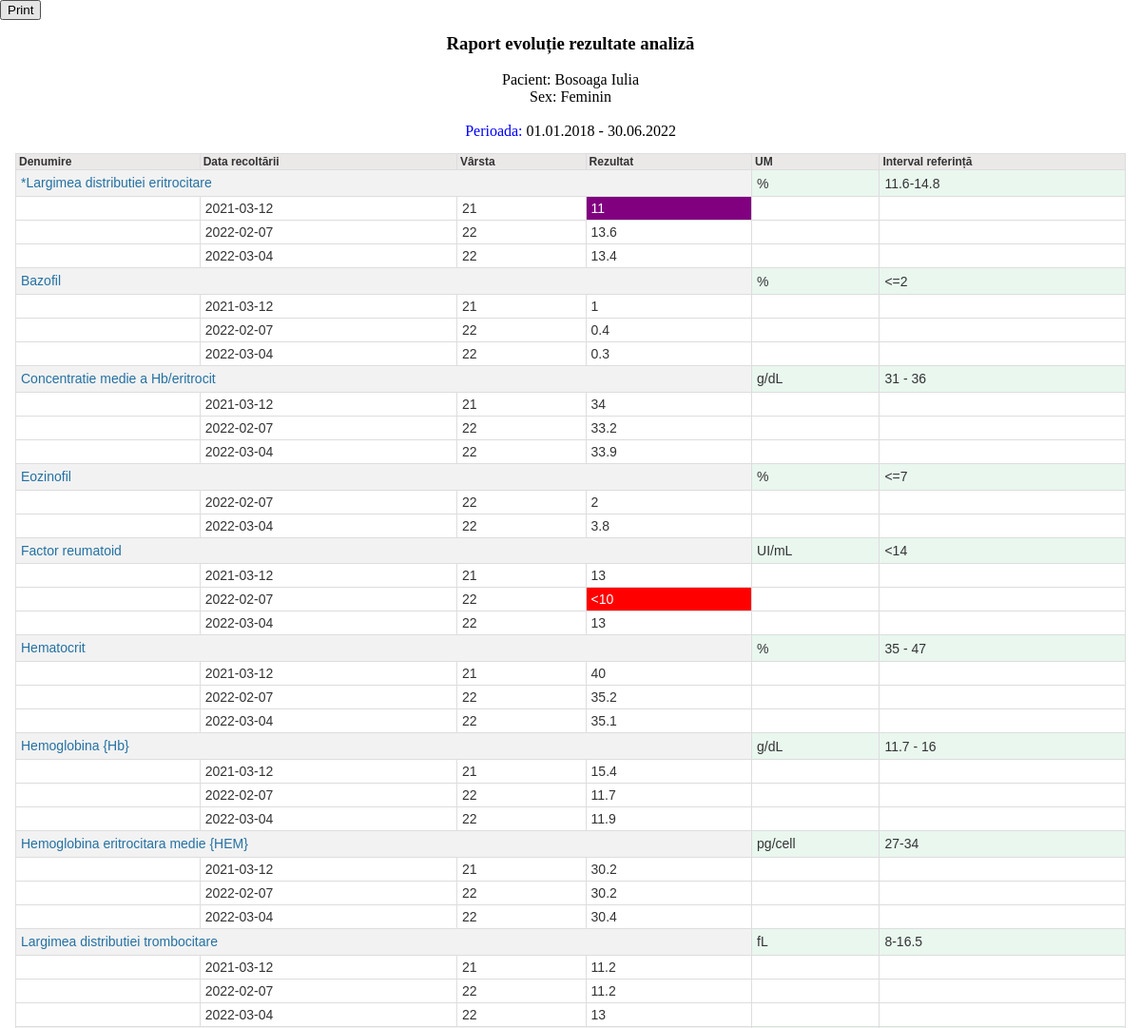
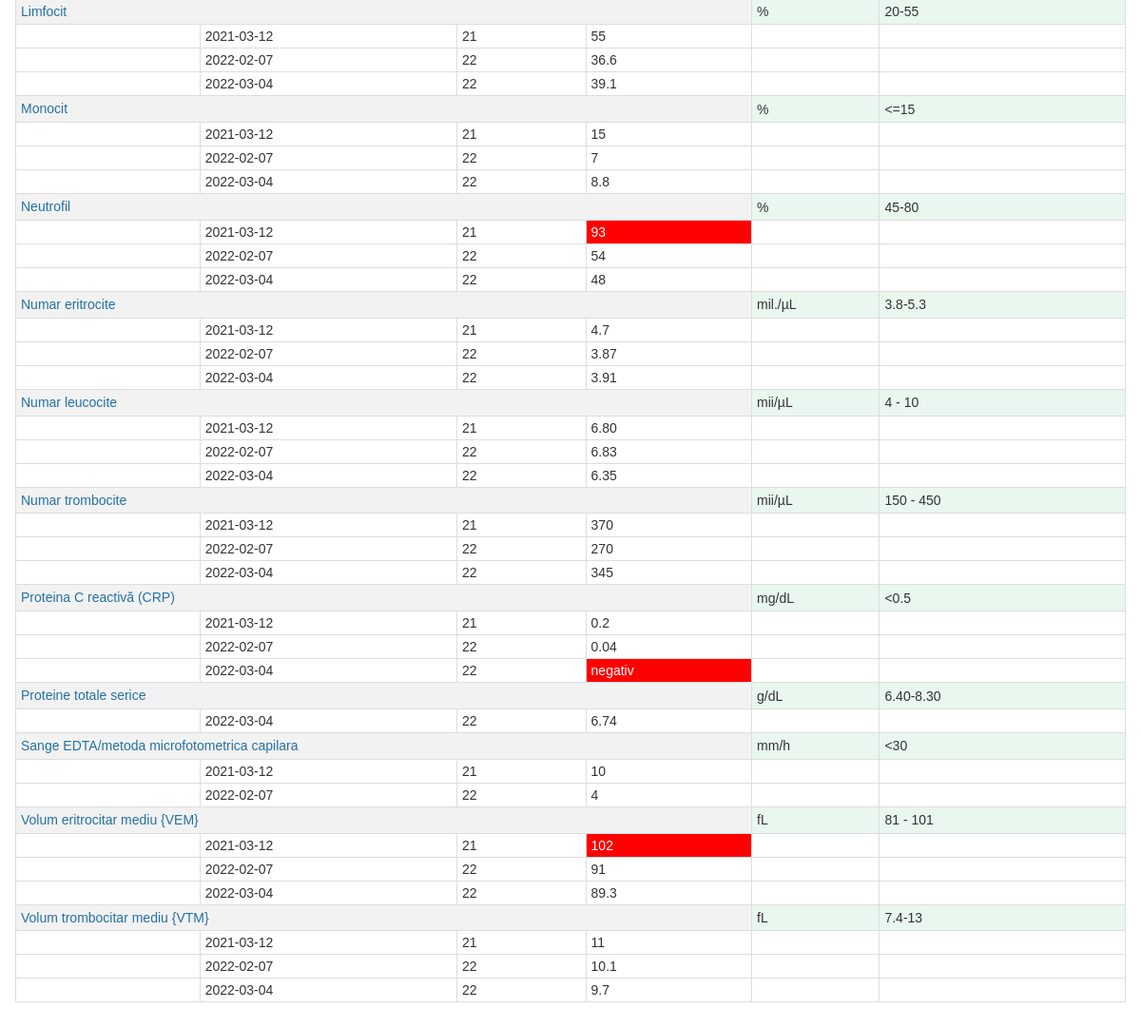
The page /buletine/rptAnalizeEvolutieTimp.php (signed in) on the database its author committed (2 pictures, top to bottom).
### tables this page shows
CREATE TABLE `tblperioada` (
  `DataI` date NOT NULL,
  `DataF` date NOT NULL
);

CREATE TABLE `buletine` (
  `NrBuletin` int(11) NOT NULL,
  `DataRecoltare` date NOT NULL,
  `NrCerere` int(11) NOT NULL,
  `id_user` int(11) DEFAULT NULL
);

CREATE TABLE `nom_analize` (
  `IDA` int(11) NOT NULL,
  `DenumireA` varchar(250) NOT NULL,
  `Um` varchar(50) NOT NULL,
  `IntervalRef` varchar(250) NOT NULL
);

CREATE TABLE `buletine_analize` (
  `NrBuletin` int(11) NOT NULL,
  `IDA` int(11) NOT NULL,
  `Rezultat` varchar(100) NOT NULL
);

### buletine/rptAnalizeEvolutieTimp.php (the view, shortened to what this page needs)
<?php
include('../config.php');
?>
<link rel="stylesheet" href="style.css" type="text/css" media="print"/ >
<input style= "position:fixed;left:0;top:0;" id="printpagebutton" type="button" value="Print" onclick="printpage()"/>
<?php
$sirp="SELECT * from tblperioada ";
$rsp=mysqli_query($link,$sirp) ;
$rowp = mysqli_fetch_assoc($rsp) ;
$DataI =  date('d.m.Y', strtotime(str_replace('/', '-', $rowp['DataI'])));
$DataF =  date('d.m.Y', strtotime(str_replace('/', '-', $rowp['DataF'])));
$tmpsir =" (DataRecoltare >= DataI and DataRecoltare<=DataF) ";
		 if(strtolower($_SESSION['SESS_TIP'])!="administrator")
		 {
			 	$tmpsir .=" and buletine.id_user= " .  $_SESSION['SESS_ID_USER'];
		 }
		$sql="select  buletine.NrBuletin, DataRecoltare, NrCerere, Concat(nume, ' ', prenume) as NumePrenume , cnp, if(left(cnp,1) =1 or left(cnp,1) =5 , 'Masculin', 'Feminin') as Sex , year(DataRecoltare) - if(left(cnp,1) in (1,2) , concat('19', mid(cnp,2,2)), concat('20', mid(cnp,2,2) )) as Varsta , dataI, dataF, nom_analize.IDA, DenumireA,Rezultat, UM, IntervalRef
		from buletine
			inner join cfg_useri on buletine.id_user=cfg_useri.id_user
			inner join buletine_analize on buletine_analize.NrBuletin=buletine.NrBuletin
			inner join nom_analize on buletine_analize.IDA=nom_analize.IDA, tblperioada
		WHERE " .$tmpsir . "
		ORDER BY DenumireA, DataRecoltare  , buletine.NrBuletin desc";
$sqluser="select   Concat(nume, ' ', prenume) as NumePrenume , cnp, if(left(cnp,1) =1 or left(cnp,1) =5 , 'Masculin', 'Feminin') as Sex
		from cfg_useri
		where id_user= " .  $_SESSION['SESS_ID_USER'];
$rsuser=mysqli_query($link,$sqluser) ;
$rowuser = mysqli_fetch_assoc($rsuser) ;
?>
<page size="A4">
<div id="raport_container" style="padding:8px;">
<center>
<h3>Raport evoluție rezultate analiză</h3>
Pacient: <?php echo $rowuser['NumePrenume'];?><br>
Sex: <?php echo $rowuser['Sex'];?> <br><br>
<span style="color:blue">Perioada: </span><?php echo $DataI;?> - <?php echo $DataF;?>
<br>
</center>
<div id="raport" style="font-size:12px;font-family:arial;">
<br>
		<table class="style1 norme" cell-spacing="0" cell-padding="0">
			<thead >
					<tr background="#ebe8e8" >
						<th id="" >Denumire</th>
						<th id="" >Data recoltării</th>
						<th id="" >Vârsta </th>
						<th id="" >Rezultat </th>
						<th id="" >UM</th>
						<th id="" >Interval referință</th>
					</tr>
			</thead>
			<tbody>
			<?php
			$DenumireAPrec="";
				$rs2 = mysqli_query($link,$sql) ;
				while ($item_row = mysqli_fetch_array($rs2))
				{
				if($item_row['DenumireA']!=$DenumireAPrec )
				{ 			?>
						<tr style="background:#f2f2f2">
							<td colspan=4 style="text-align:left;line-height:1.2">
								<span style="color:#2471A3;font-size:14px;"><?php echo $item_row['DenumireA'];?> </span>
							</td>
							<td id="" style="background:#E9F7EF">  <?php echo $item_row['UM'] ?></td>
							<td id="" style="background:#E9F7EF">  <?php echo $item_row['IntervalRef'] ?>
						</tr>
					<?php
				}
					$b1=0;$b2=0;
					$optim=explode("-",$item_row['IntervalRef']);
					$b1=str_replace("<=","", $optim[0]);
					$b1=str_replace("<","", $b1);
					$b1=str_replace("=","", $b1);
					if(count($optim)>1)
					{ 	$b2=$optim[1];}
					else
						{ 	$b2=$b1;}
					$stilrez="background:#fff";
					if($item_row['Rezultat']>0 && $item_row['Rezultat']>$b2) { $stilrez="background:red;color:#fff;";	}
					if($item_row['Rezultat']> 0 && $item_row['Rezultat']<$b1 & $b2!=$b1) { $stilrez="background:purple;color:#fff;";	}
				?>
						<tr >
								<td id="">  <?php  ?> </td>
								<td id="">  <?php echo $item_row['DataRecoltare'] ?></td>
								<td id="">  <?php echo $item_row['Varsta'] ?></td>
								<td id="" style=<?php echo $stilrez;?>>
									<?php
										echo $item_row['Rezultat'] ;
									?>
								</td>
								<td id="" >  <?php  ?></td>
								<td id="" >  <?php  ?></td>
						</tr>
					<?php
					$DenumireAPrec=$item_row['DenumireA'] ;
				}
				?>
			</tbody>
			</table>
</div>
</div>
</page>

### style.css (style rules this page uses)
input { padding:4px 3px; }
table { width: 100%; margin: 0px; margin-bottom: 20px; }
table.style1 { width:100%; }
table.style1 th { border: 1px solid #DDDDDD; font-size:11px;line-height: 11px; padding: 2px 3px 2px 3px; color: #333333; white-space: nowrap; text-align: left; }
table.style1 thead th { background:#ebe8e8;padding-top: 2px;border-bottom:0px; }
table.style1 tbody { height: 60px; overflow-y: auto;overflow-x: hidden; }
table.style1 tbody tr { width:100%;background: #fff; }
table.style1 tbody tr td { border: 1px solid #DDDDDD; font-size:12px;line-height: 12px; padding:5px; color: #333333; }
table.style1 { border-width: 1px; border-style: solid; border-collapse: collapse; }
table.style1 tbody td { border-width: 1px; border-style: solid; }
table.style1 thead th { border-width: 1px; border-style: solid; border-bottom:0px; border-bottom:0px; }
table.style1 tr:nth-child(even) { background: #f1f1f1 }
table.style1 tr:nth-child(odd) { background: #FFF }

### buletine/rptAnalizeEvolutieTimp.php (style rules this page uses)
table { width: 100%; margin: 0px; margin-bottom: 20px; cell-padding:0px;cell-spacing:0px; }
table.style1 { width:100%; }
table.style1 th { border: 1px solid #DDDDDD; font-size:12px;line-height: 12px; padding: 2px 3px 2px 3px; color: #333333; white-space: nowrap; text-align: left; }
table.style1 thead th { background:#ebe8e8;padding-top: 2px;border-bottom:0px; }
table.style1 tbody { height: 60px; overflow-y: auto;overflow-x: hidden; }
table.style1 tbody tr { width:100%;background: #fff; }
table.style1 tbody tr td { border: 1px solid #DDDDDD; font-size:14px;line-height: 14px; padding:5px; color: #333333; }
table.style1 { border-width: 1px; border-style: solid; border-collapse: collapse; }
table.style1 tbody td { border-width: 1px; border-style: solid; }
table.style1 thead th { border-width: 1px; border-style: solid; border-bottom:0px; border-bottom:0px; }
page[size="A4" { background: #fff; width: 21cm; height:auto; display: block; margin: 0 auto; margin-bottom: 0.5cm; box-shadow: 0 0 0.5cm rgba(0,0,0,0.5); }

### rows shown on the page
tblperioada: DataI "01.01.2018", DataF "30.06.2022"
buletine: nom_analize.DenumireA "*Largimea distributiei eritrocitare", nom_analize.Um "%", nom_analize.IntervalRef "11.6-14.8", DataRecoltare "2021-03-12", Varsta "21", buletine_analize.Rezultat "11", nom_analize.DenumireA "Bazofil", nom_analize.IntervalRef "<=2", buletine_analize.Rezultat "1", nom_analize.DenumireA "Concentratie medie a Hb/eritrocit", nom_analize.Um "g/dL", nom_analize.IntervalRef "31 - 36", buletine_analize.Rezultat "34", nom_analize.DenumireA "Factor reumatoid", nom_analize.Um "UI/mL", nom_analize.IntervalRef "<14", buletine_analize.Rezultat "13", nom_analize.DenumireA "Hematocrit", nom_analize.IntervalRef "35 - 47", buletine_analize.Rezultat "40", nom_analize.DenumireA "Hemoglobina {Hb}", nom_analize.IntervalRef "11.7 - 16", buletine_analize.Rezultat "15.4", nom_analize.DenumireA "Hemoglobina eritrocitara medie {HEM}", nom_analize.Um "pg/cell", nom_analize.IntervalRef "27-34", buletine_analize.Rezultat "30.2", nom_analize.DenumireA "Largimea distributiei trombocitare", nom_analize.Um "fL", nom_analize.IntervalRef "8-16.5", buletine_analize.Rezultat "11.2", nom_analize.DenumireA "Limfocit", nom_analize.IntervalRef "20-55", buletine_analize.Rezultat "55", nom_analize.DenumireA "Monocit", nom_analize.IntervalRef "<=15", buletine_analize.Rezultat "15", nom_analize.DenumireA "Neutrofil", nom_analize.IntervalRef "45-80", buletine_analize.Rezultat "93", nom_analize.DenumireA "Numar eritrocite", nom_analize.Um "mil./µL", nom_analize.IntervalRef "3.8-5.3", buletine_analize.Rezultat "4.7", nom_analize.DenumireA "Numar leucocite", nom_analize.Um "mii/µL", nom_analize.IntervalRef "4 - 10", buletine_analize.Rezultat "6.80", nom_analize.DenumireA "Numar trombocite", nom_analize.IntervalRef "150 - 450", buletine_analize.Rezultat "370", nom_analize.DenumireA "Proteina C reactivă (CRP)", nom_analize.Um "mg/dL", nom_analize.IntervalRef "<0.5", buletine_analize.Rezultat "0.2", nom_analize.DenumireA "Sange EDTA/metoda microfotometrica capilara", nom_analize.Um "mm/h", nom_analize.IntervalRef "<30", buletine_analize.Rezultat "10", nom_analize.DenumireA "Volum eritrocitar mediu {VEM}", nom_analize.IntervalRef "81 - 101", buletine_analize.Rezultat "102", nom_analize.DenumireA "Volum trombocitar mediu {VTM}", nom_analize.IntervalRef "7.4-13"
buletine: DataRecoltare "2022-02-07", Varsta "22", buletine_analize.Rezultat "13.6", buletine_analize.Rezultat "0.4", buletine_analize.Rezultat "33.2", nom_analize.DenumireA "Eozinofil", nom_analize.Um "%", nom_analize.IntervalRef "<=7", buletine_analize.Rezultat "2", buletine_analize.Rezultat "<10", buletine_analize.Rezultat "35.2", buletine_analize.Rezultat "11.7", buletine_analize.Rezultat "30.2", buletine_analize.Rezultat "11.2", buletine_analize.Rezultat "36.6", buletine_analize.Rezultat "7", buletine_analize.Rezultat "54", buletine_analize.Rezultat "3.87", buletine_analize.Rezultat "6.83", buletine_analize.Rezultat "270", buletine_analize.Rezultat "0.04", buletine_analize.Rezultat "4", buletine_analize.Rezultat "91", buletine_analize.Rezultat "10.1"
buletine: DataRecoltare "2022-03-04", Varsta "22", buletine_analize.Rezultat "13.4", buletine_analize.Rezultat "0.3", buletine_analize.Rezultat "33.9", buletine_analize.Rezultat "3.8", buletine_analize.Rezultat "13", buletine_analize.Rezultat "35.1", buletine_analize.Rezultat "11.9", buletine_analize.Rezultat "30.4", buletine_analize.Rezultat "39.1", buletine_analize.Rezultat "8.8", buletine_analize.Rezultat "48", buletine_analize.Rezultat "3.91", buletine_analize.Rezultat "6.35", buletine_analize.Rezultat "345", buletine_analize.Rezultat "negativ", nom_analize.DenumireA "Proteine totale serice", nom_analize.Um "g/dL", nom_analize.IntervalRef "6.40-8.30", buletine_analize.Rezultat "6.74", buletine_analize.Rezultat "89.3", buletine_analize.Rezultat "9.7"

### other values the page prints
$rowuser['NumePrenume'] "Bosoaga Iulia"
$rowuser['Sex'] "Feminin"
